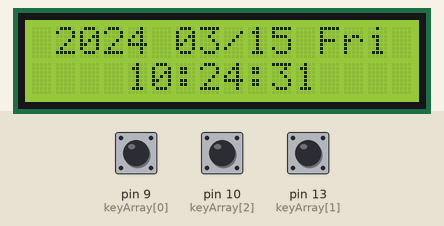
A sketch run on a simulated Arduino Uno, built with avr-gcc and run on an emulated ATmega328P. Shown: 16×2 character LCD. The inputs (shaded band) are chosen by the test bench; at power-on: pin 10 (keyArray[2]) LOW, pin 9 (keyArray[0]) LOW, pin 13 (keyArray[1]) LOW. The local clock reads 2024-03-15 10:24:30 at power-on unless the sketch sets it.

Above: at 1.2 s.
1.3 s: pin 10 (keyArray[2]) pulled HIGH for 0.15 s
2.9 s: pin 9 (keyArray[0]) pulled HIGH for 3.2 s
At 6.9 s:
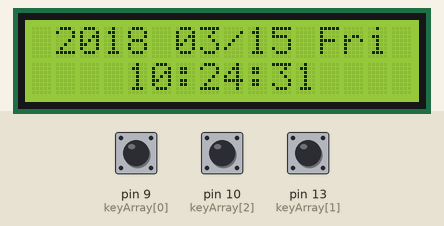
7.6 s: pin 9 (keyArray[0]) pulled HIGH for 0.15 s
At 8.0 s:
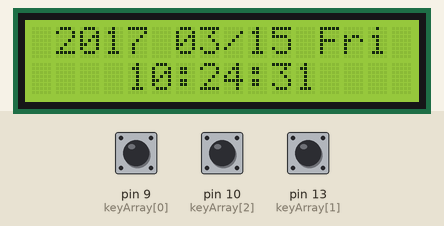
9.2 s: pin 13 (keyArray[1]) pulled HIGH for 3.2 s
At 12.7 s:
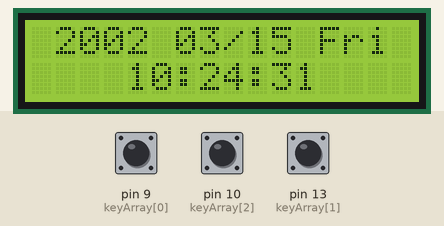
13.9 s: pin 13 (keyArray[1]) pulled HIGH for 0.15 s
At 15.0 s:
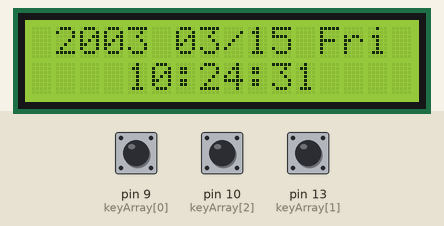
15.5 s: pin 9 (keyArray[0]) driven HIGH and pin 10 (keyArray[2]) driven HIGH
At 19.26 s:
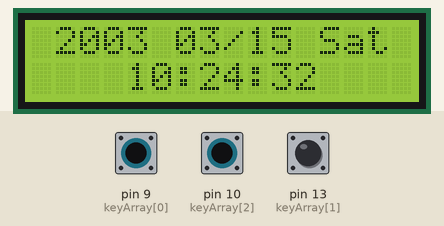
Timing chart, 0 to 19.5 s (numbered marks = the images above; inputs shaded):
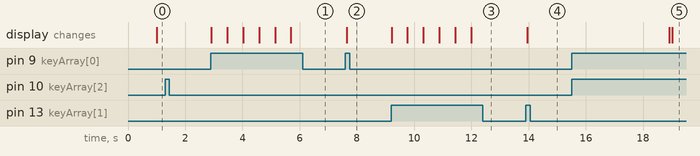

Measured:
- after the input at 1.3 s, every drawn part: stays the same
- after the input at 2.9 s, the display: first changes at once (image 1 shows a later state)
- after the input at 7.6 s, the display: changes after 0.05 s (image 2)
- after the input at 9.2 s, the display: first changes at once (image 3 shows a later state)
- after the input at 13.9 s, the display: changes after 0.05 s (image 4)
- after the input at 15.5 s, the display: first changes after 3.4 s (image 5 shows a later state)

The sketch:

3_set_time.ino
```cpp
/*
LCD CONNECTIONS:
 * LCD RS pin to digital pin 12
 * LCD Enable pin to digital pin 11
 * LCD D4 pin to digital pin 5
 * LCD D5 pin to digital pin 4
 * LCD D6 pin to digital pin 3
 * LCD D7 pin to digital pin 2
 * LCD R/W pin to ground
 * LCD VSS pin to ground
 * LCD VCC pin to 5V
 * 10K resistor:
 * ends to +5V and ground
 * wiper to LCD VO pin (pin 3)
BUTTON CONNECTIONS:
 *10k pull-up button
 *btnLeft -> D9
 *btnRight -> D13
 *btnSet -> D10
RTC 1302 CLOCK CONNECTIONS:
 * DAT ->D6
 * CLK ->D7
 * RST ->D8
*/
#include <LiquidCrystal.h>
#include <stdio.h>
#include <DS1302.h>

namespace {
  const int kCePin   = 8;  //RST
  const int kIoPin   = 6;  //DAT
  const int kSclkPin = 7;  //CLK
  DS1302 rtc(kCePin, kIoPin, kSclkPin);
}//namespace

const int rs = 12, en = 11, d4 = 5, d5 = 4, d6 = 3, d7 = 2;
LiquidCrystal lcd(rs, en, d4, d5, d6, d7);
int btnLeft = 0;
int btnRight = 0;
int btnSet = 0;

int timeData[7] = {2018,9,28,18,34,44,4}; //year,month,date,hour,minute,second,day
int state = 0; //0==display mode; 1==set time mode; 2==set alarm mode;
int selected = 0; //which one we are editing right now,same order with timeData
int debounce[3];
String key="0";
char hexaKeys[]={'L','R','S'};
unsigned long editTimer = millis();

void setup() {
  pinMode(9, INPUT);
  pinMode(13, INPUT);
  pinMode(10, INPUT);
  lcd.begin(16, 2);
  Serial.begin(9600);
  rtc.writeProtect(false);
  rtc.halt(false);
}

void loop() {
 // Serial.println(state);
  //Serial.println(selected);
  getKey();
  //Serial.println(key);

  if(state == 0){
    getTime();
    drawDisplay();
    if(key == "S"){
      state = 1;
      selected = 0;
      editTimer = millis();
      btnSet = 0;
      key = "0";
    }
  }
  if(state == 1 and key!= "0"){
    if(key == "R"){
      editTimer = millis();
      addOne();
      key = "0";
    }else if(key == "L"){
      editTimer = millis();
      minusOne();
      key = "0";
    }else if(key == "S"){
      key = "0";
      editTimer = millis();
      if(selected<6){
        selected++;
      }else{
        selected = 0;
        state = 0;
        updateTimeData();
      }
    }
  }
  if(state != 0 and millis() - editTimer > 15000){
    state = 0;
    selected = 0;
  }
  delay(50);

}

void getKey(){
  int keyArray[] = {9,13,10};//left, right, set
  for(int i = 0; i < 3; i++){
    if(digitalRead(keyArray[i]) == 1){
      if(debounce[i] == 0){
        key = hexaKeys[i];
        debounce[i] = 10;
      }else{
        debounce[i] -= 1;
      }
    }else{
      debounce[i] = 0;
    }
  }
}

void getTime(){
  Time t = rtc.time();
  timeData[0] = t.yr;
  timeData[1] = t.mon;
  timeData[2] = t.date;
  timeData[3] = t.hr;
  timeData[4] = t.min;
  timeData[5] = t.sec;
  timeData[6] = t.day;
}

void drawDisplay(){
  String tempYr = String(timeData[0]);
  String tempMon = String(timeData[1]);
  String tempDate = String(timeData[2]);
  String tempHr = String(timeData[3]);
  String tempMin = String(timeData[4]);
  String tempSec = String(timeData[5]);
  String tempDay = String(timeData[6]);


  switch (timeData[6]) {
    case 1: tempDay = "Sun"; break;
    case 2: tempDay = "Mon"; break;
    case 3: tempDay = "Tue"; break;
    case 4: tempDay = "Wed"; break;
    case 5: tempDay = "Thu"; break;
    case 6: tempDay = "Fri"; break;
    case 7: tempDay = "Sat"; break;
    default: tempDay = "unknown";
  }

  //formate the single digit data
  if(timeData[1]<10){tempMon = "0"+tempMon;}
  if(timeData[2]<10){tempDate = "0"+tempDate;}
  if(timeData[3]<10){tempHr = "0"+tempHr;}
  if(timeData[4]<10){tempMin = "0"+tempMin;}
  if(timeData[5]<10){tempSec = "0"+tempSec;}
  String fullDate = " "+tempYr+" "+tempMon+"/"+tempDate+" "+tempDay;
  String fullTime = "    "+tempHr+":"+tempMin+":"+tempSec+"    ";

  //print to the screen
  lcd.setCursor(0,0);
  lcd.print(fullDate);
  lcd.setCursor(0,1);
  lcd.print(fullTime);
  //Serial.println(tempYr+" "+tempMon+"/"+tempDate+" "+tempHr+" "+tempMin+" "+tempSec+" "+tempDay);
}

void addOne(){
  //Serial.println("added One");
  int upperLimit=0;
  int lowerLimit=0;
  switch(selected){
    case 0:  upperLimit = 2020; lowerLimit = 2000;  break;  //year
    case 1:  upperLimit = 12; lowerLimit = 1;break; //month
    case 2:  upperLimit = 31; lowerLimit = 1;break; //date
    case 3:  upperLimit = 23; lowerLimit = 0;break; //hour
    case 4:  upperLimit = 59; lowerLimit = 0;break; //minute
    case 5:  upperLimit = 59; lowerLimit = 0;break; // second
    case 6:  upperLimit = 7; lowerLimit = 1;break; // day
  }
  if(timeData[selected] < upperLimit){
    timeData[selected]++;
  }else if(timeData[selected] == upperLimit){
    timeData[selected] = lowerLimit;
  }
  drawDisplay();
}

void minusOne(){
  //Serial.println("minused One");
  int lowerLimit=0;
  int upperLimit=0;
  switch(selected){
    case 0: upperLimit = 2020;lowerLimit = 2000; break;  //year
    case 1: upperLimit = 12;lowerLimit = 1;break; //month
    case 2: upperLimit = 31;lowerLimit = 1;break; //date
    case 3: upperLimit = 23;lowerLimit = 0;break; //hour
    case 4: upperLimit = 59;lowerLimit = 0;break; //minute
    case 5: upperLimit = 59;lowerLimit = 0;break; // second
    case 6: upperLimit = 7;lowerLimit = 1;break; // day
  }
  if(timeData[selected] > lowerLimit){
    timeData[selected]--;
  }else if(timeData[selected] == lowerLimit){
    timeData[selected] = upperLimit;
  }
  drawDisplay();
}

void updateTimeData(){
  //Serial.println("updated");
  //Time t(2013, 9, 22, 01, 38, 50, Time::kTuesday);
  Time t(timeData[0], timeData[1], timeData[2], timeData[3], timeData[4], timeData[5],  timeData[6]);
  rtc.time(t);
}
```
